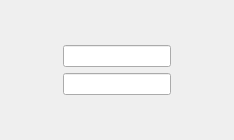
<?xml version="1.0" encoding="UTF-8"?>
<ui version="4.0">
 <class>Dialog</class>
 <widget class="QDialog" name="Dialog">
  <property name="geometry">
   <rect>
    <x>0</x>
    <y>0</y>
    <width>234</width>
    <height>140</height>
   </rect>
  </property>
  <property name="windowTitle">
   <string>Dialog</string>
  </property>
  <layout class="QGridLayout" name="gridLayout">
   <item row="0" column="1">
    <spacer name="verticalSpacer_2">
     <property name="orientation">
      <enum>Qt::Vertical</enum>
     </property>
     <property name="sizeHint" stdset="0">
      <size>
       <width>20</width>
       <height>28</height>
      </size>
     </property>
    </spacer>
   </item>
   <item row="1" column="0">
    <spacer name="horizontalSpacer">
     <property name="orientation">
      <enum>Qt::Horizontal</enum>
     </property>
     <property name="sizeHint" stdset="0">
      <size>
       <width>34</width>
       <height>20</height>
      </size>
     </property>
    </spacer>
   </item>
   <item row="1" column="1">
    <layout class="QVBoxLayout" name="verticalLayout">
     <item>
      <widget class="QLineEdit" name="leColor1"/>
     </item>
     <item>
      <widget class="QLineEdit" name="leColor2"/>
     </item>
    </layout>
   </item>
   <item row="1" column="2">
    <spacer name="horizontalSpacer_2">
     <property name="orientation">
      <enum>Qt::Horizontal</enum>
     </property>
     <property name="sizeHint" stdset="0">
      <size>
       <width>34</width>
       <height>20</height>
      </size>
     </property>
    </spacer>
   </item>
   <item row="2" column="1">
    <spacer name="verticalSpacer">
     <property name="orientation">
      <enum>Qt::Vertical</enum>
     </property>
     <property name="sizeHint" stdset="0">
      <size>
       <width>20</width>
       <height>28</height>
      </size>
     </property>
    </spacer>
   </item>
  </layout>
 </widget>
 <layoutdefault spacing="6" margin="11"/>
 <resources/>
 <connections/>
</ui>
